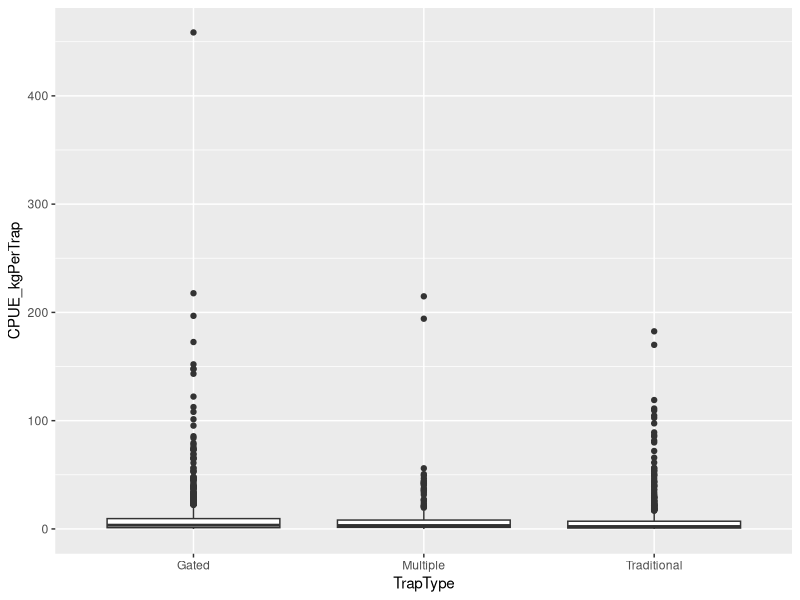
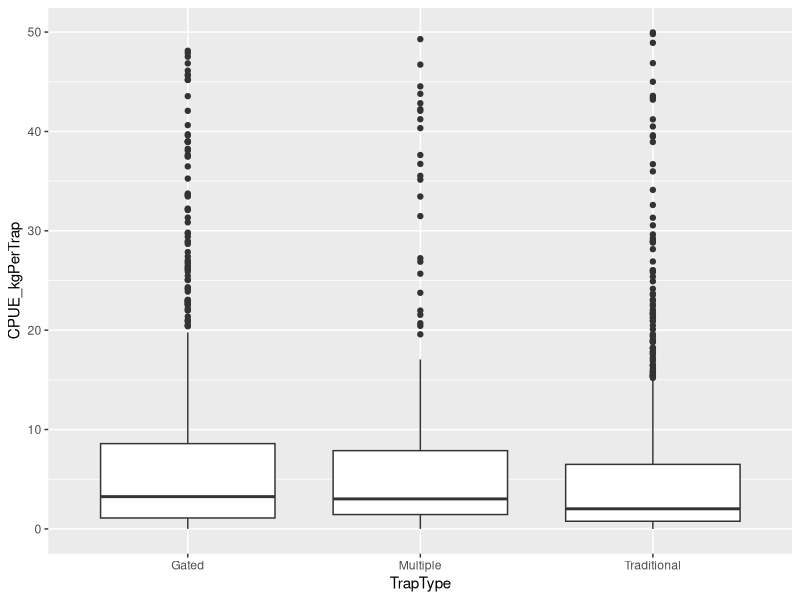
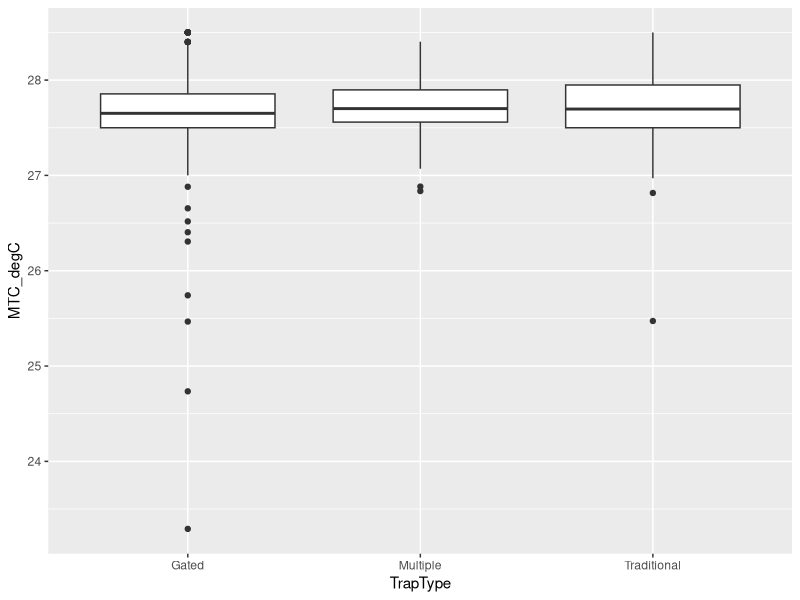

R code for these plots, in order:
##  Escape gaps contribute to ecosystem health and food security in an artisanal coral
##    reef trap fishery.

##  Bryan P. Galligan, S.J. (JENA)
##  Austin Humphries (URI)
##  Maxwell Kodia Azali (WCS)
##  Tim McClanahan (WCS)

## Project TOC:
##    01 Data Cleaning
##    02 Adding Life History Values Using FishLife
##    03 Calculating Functional Diversity Indices
##    04 Data Exploration

## Script Title:
##    04 Data Exploration

## Last update: 18 Apr 22

# This script explores the data to avoid common statistical errors, following the procedures
# outlined by Zuur et al. (2010).

## Script TOC:
##    4.1 Load packages and data




##### 4.1 Load packages and data #####

# Load packages
library(readr)
library(ggplot2)

# Load data
TripData <- read_csv("03_FunctionalDiversity_Out/TripData_GatedTraps_Galligan.csv",
  col_types = cols(...1 = col_skip()))
SpeciesData <- read_csv("02_FishLife_Out/SpeciesData_GatedTraps_Galligan.csv")
CatchData <- read_csv("02_FishLife_Out/CatchData_GatedTraps_Galligan.csv")




##### 4.2 Outliers #####

# CPUE_kgPerTrap
ggplot(data = TripData, mapping = aes(x = TrapType, y = CPUE_kgPerTrap)) +
  geom_boxplot()

# Remove all trips with CPUE greater than 50 kg per trap
TripData_NoOutliers <- subset(TripData, TripData$CPUE_kgPerTrap <= 50)

# CPUE with outliers removed
ggplot(data = TripData_NoOutliers, mapping = aes(x = TrapType, y = CPUE_kgPerTrap)) +
  geom_boxplot()

# MTC_degC
ggplot(data = TripData, mapping = aes(x = TrapType, y = MTC_degC)) +
  geom_boxplot()

TripData_Cold <- subset(TripData, TripData$MTC_degC <= 20)
